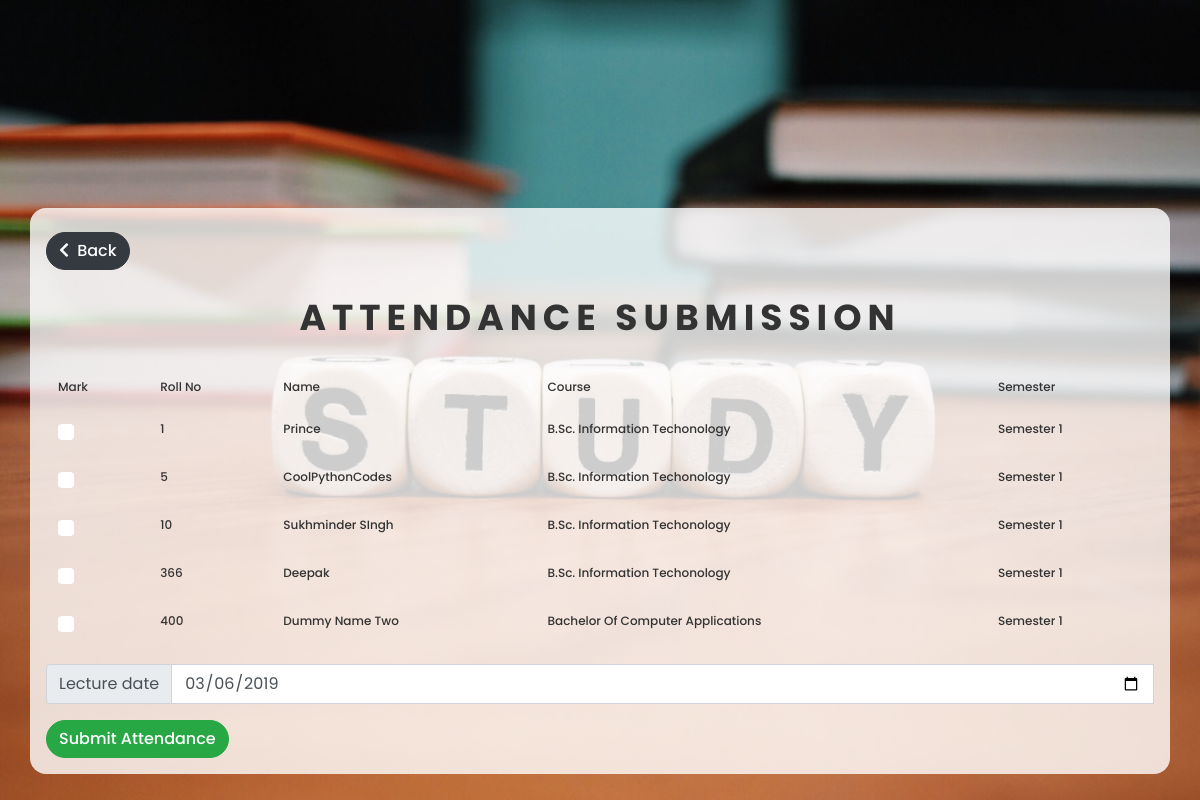
Page /schedule/2/submit/ on the committed database.
### student/models.py (models this page shows, shortened)
class Student(models.Model):
    roll_no = models.PositiveIntegerField(validators=[MinValueValidator(1)], unique=True)
    name = models.CharField(max_length=250)
    course = models.ForeignKey(Course, on_delete=models.PROTECT)
    sem = models.CharField(max_length=12, choices=sem())
    subject = models.ManyToManyField(Subject)
    image = models.ImageField(upload_to='student_pics/', default='student_pics/default.png', max_length=500)

### course/models.py (models this page shows, shortened)
class Course(models.Model):
    course = models.CharField(max_length=250, unique=True, verbose_name='course name')
    def __str__(self):
        return self.course

### schedule/views.py (the view, shortened to what this page needs)
# urls.py: path('<int:pk>/submit/', SubmitAttendanceView.as_view(), name='submit-attendance'),
class SubmitAttendanceView(View):
    template_name = 'schedule/submit_attendance.html'  # this html file will be included in 'schedule/scheduledetail.html'
    form_class = AttendanceForm
    def get_schedule(self, value):
        return get_object_or_404(Schedule, id=value)
    def get_students(self, value):
        schedule = self.get_schedule(value)
        students_queryset = Student.objects.filter(course__id__in=schedule.course.all(), sem=schedule.sem, subject__id__contains=schedule.subject.id).order_by('roll_no')
        return students_queryset
    def get(self, request, **kwargs):
        form = self.form_class()
        students = self.get_students(kwargs['pk'])
        return render(request, self.template_name, {'form': form, 'students': students})

### schedule/forms.py
class AttendanceForm(forms.ModelForm):
    class Meta:
        model = Attendance
        fields = ['mark', 'lecture_date']

### schedule/templates/schedule/submit_attendance.html (shortened to what this page needs)
{% extends 'user/base.html'  %}
{% load widget_tweaks %}
{% block content %}
<div class="container-fluid">
	<h1 class="heading">{{pageName}}</h1>
</div>
	<div class="container model-view">
		<div class="d-flex">
			<a class="btn btn-md btn-dark mr-auto add-new my-2" href="{% url 'schedule' %}"><i class="fas fa-chevron-left mr-1"></i> Back</a>
		</div>
			<h3 class="heading">Attendance Submission</h3>
	      	{% if students %}
		      	<form method="post">
		      		<table class="table details">
				      	<tr>
				      		<td>Mark</td>
				      		<td>Roll no</td>
				      		<td>Name</td>
				      		<td>Course</td>
				      		<td>Semester</td>
				      	</tr>
				      	{% for student in students %}
					      	<tr>
					      		<td>
					      			<div class="custom-control custom-checkbox">
								  	</div>
				      			</td>
					      		<td>{{student.roll_no}}</td>
					      		<td>{{student.name}}</td>
					      		<td>{{student.course}}</td>
					      		<td>{{student.sem}}</td>
					      	</tr>
				      	{% endfor %}
			  		</table>
			  		<div>
						  <div class="input-group mb-3">
						    <div class="input-group-prepend">
							      <span class="input-group-text">{{form.lecture_date.label}}</span>
					   	 	</div>
							    {% render_field form.lecture_date type="date"  class="form-control" %}
						  </div>
					</div>
					<button type="submit" class="btn btn-success add-new">Submit Attendance</button>
		  		</form>
	  		{% else %}
	  			<div class="alert alert-warning">
	  				There are no students in this lecture
	  			</div>
  			{% endif %}
	</div>
{% endblock %}

### user/static/user/css/style.css (style rules this page uses)
body { font-family: 'Poppins', sans-serif; color: #333333; }
.home { min-height: 100vh; background-image: url('images/study.jpg'); background-size: cover; background-attachment: fixed; }
.home .heading { font-size: 5vw; color: white; font-weight: bold; text-align: center; text-transform: uppercase; letter-spacing: 0.5vw; display: flex; height: 25vh; justify-content: center; align-items: center; animation-name: opacity; animation-duration: 2s; }
.home h3.heading { font-size: 3vw; color: #333; height: 10VH; }
.model-view { background-color: #fffc; border-radius: 1rem; padding: 1rem; margin-bottom: 2vh; }
.add-new { border-radius: 1.4rem; text-transform: capitalize; font-weight: 500; }
.btn,button { font-weight: 500; }
table.details { font-size: 1vw; font-weight: 500; }
table.details td { border:none;text-transform: capitalize; }

### rows in the picture
Student: roll_no "1", name "Prince", course "B.sc. Information Techonology", sem "Semester 1"
Student: roll_no "5", name "CoolPythonCodes", course "B.sc. Information Techonology", sem "Semester 1"
Student: roll_no "10", name "Sukhminder SIngh", course "B.sc. Information Techonology", sem "Semester 1"
Student: roll_no "366", name "Deepak", course "B.sc. Information Techonology", sem "Semester 1"
Student: roll_no "400", name "Dummy Name Two", course "Bachelor Of Computer Applications", sem "Semester 1"
